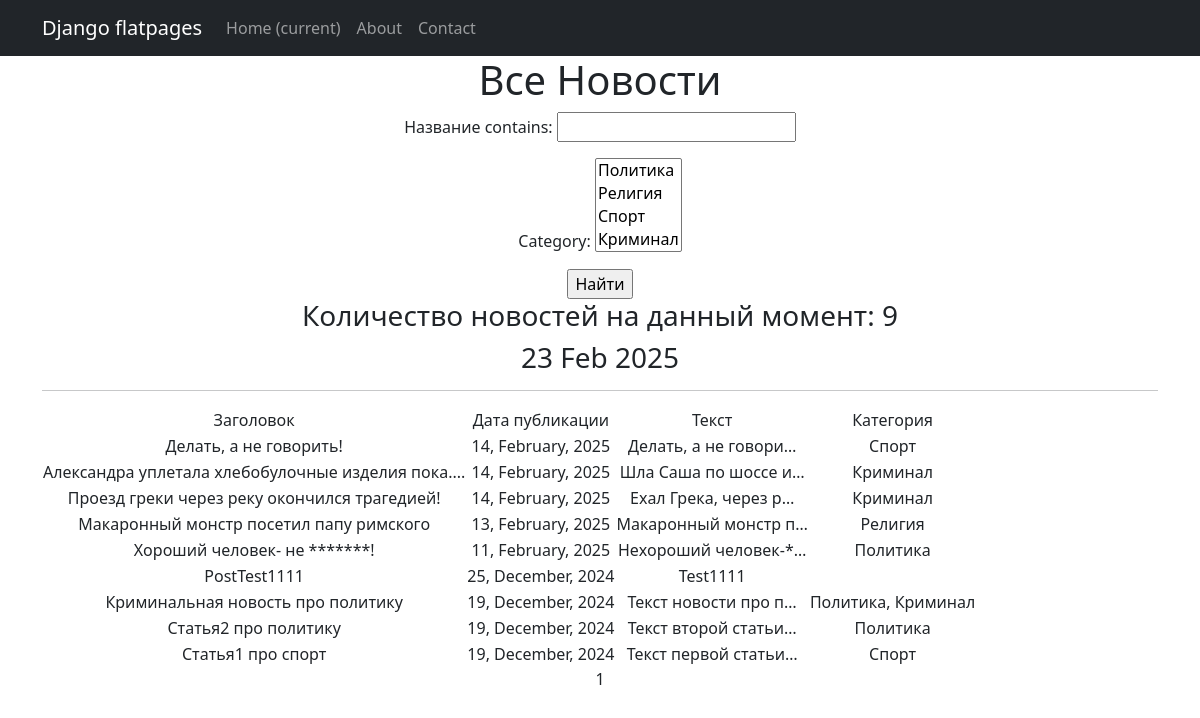
Page /news/ on the committed database.
### news/models.py (models this page shows, shortened)
class Post(models.Model):
    some_datetime = models.DateTimeField(auto_now_add=True)
    author = models.ForeignKey(Author, on_delete=models.CASCADE)
    category = models.ManyToManyField(Category, through='PostCategory')
    PostNews = 'PN'
    PostArticle = 'PA'
    POSITIONS = [(PostArticle, 'Статья'), (PostNews, 'Новость'), ]
    title = models.CharField(max_length=50, verbose_name='Название')
    text = models.TextField()
    rating = models.IntegerField(default=0)
    positions = models.CharField(max_length=2, choices=POSITIONS, default=PostArticle, verbose_name='Тип поста')

class Category(models.Model):
    name_category = models.CharField(max_length=255, default="Default", unique=True)
    def __str__(self):
        return self.name_category.title()

### news/views.py (the view)
# urls.py: path('news/', NewsList.as_view(), name='news_list'),
class NewsList(ListView):
    model = Post
    ordering = '-some_datetime'
    template_name = "posts.html"
    context_object_name = 'posts'
    paginate_by = 10
    def get_queryset(self):
        queryset = super().get_queryset()
        self.filterset = PostFilter(self.request.GET, queryset)
        return self.filterset.qs
    def get_context_data(self, **kwargs):
        context = super().get_context_data(**kwargs)
        context['filterset'] = self.filterset
        return context

### news/templatetags/custom_filters.py (called while the page is built)
@register.filter
def censor(text):
    bad_words_list = ["Редиска", "редиска"]
    for bad_word in bad_words_list:
        text = text.replace(bad_word, '*' * len(bad_word))
    return text

### news/templatetags/custom_tags.py (called while the page is built)
@register.simple_tag()
def current_time(format_string='%b %d %Y'):
    return datetime.utcnow().strftime(format_string)

### templates/posts.html (shortened to what this page needs)
{% extends 'flatpages/default.html' %}
{% load custom_filters %}!
{% load custom_tags %}
{% block content %}
    <h1>Все Новости</h1>
    <form action="" method="get">
        {{ filterset.form.as_p }}
        <input type="submit" value="Найти" />
    </form>
    <h3>Количество новостей на данный момент: {{ posts|length }}</h3>
    <h3>{% current_time ' %d %b %Y' %}</h3>
    <hr>
    {% if posts %}
       <table>
           <tr>
               <td>Заголовок</td>
               <td>Дата публикации</td>
               <td>Текст</td>
               <td>Категория</td>
           </tr>
{% for post in posts %}
<tr>
    <td>{{ post.title|censor }}</td>
    <td>{{ post.some_datetime|date:"d, F, Y" }}</td>
    <td>{{ post.text|censor|truncatechars:20 }}</td>
    <td>
        {% for category in post.category.all %}
            {{ category.name_category }}{% if not forloop.last %}, {% endif %}
        {% endfor %}
    </td>
</tr>
{% endfor %}
       </table>
    {% else %}
        <h2>Товаров нет!</h2>
    {% endif %}
   {{ page_obj.number }}
{% endblock content %}

### templates/flatpages/default.html (shortened to what this page needs)
{% extends 'flatpages/default1.html' %}

### templates/flatpages/default1.html (shortened to what this page needs)
<!DOCTYPE html>
<html lang="en">
    <head>
        {% load static %}
        <link href="{% static 'css/styles.css' %}" rel="stylesheet" />
    </head>
    <body>
      <nav class="navbar navbar-expand-lg navbar-dark bg-dark static-top">
   <div class="container">
       <a class="navbar-brand" href="#">Django flatpages</a>
       <div class="collapse navbar-collapse" id="navbarResponsive">
           <ul class="navbar-nav ml-auto">
               <li class="nav-item active">
                   <a class="nav-link" href="#">Home
                       <span class="sr-only">(current)</span>
                   </a>
               </li>
               <li class="nav-item">
                   <a class="nav-link" href="/about/">About</a>
               </li>
               <li class="nav-item">
                   <a class="nav-link" href="/contacts/">Contact</a>
               </li>
           </ul>
       </div>
   </div>
</nav>
        <div class="container">
   <div class="row">
       <div class="col-lg-12 text-center">
           {% block content %}{% endblock content %}
       </div>
   </div>
</div>
</body>
</html>

### rows in the picture
Post: title|censor "Делать, а не говорить!", some_datetime "14, February, 2025", text|censor "Делать, а не говори…"
Category: name_category "Спорт"
Post: title|censor "Александра уплетала хлебобулочные изделия пока....", some_datetime "14, February, 2025", text|censor "Шла Саша по шоссе и…"
Category: name_category "Криминал"
Post: title|censor "Проезд греки через реку окончился трагедией!", some_datetime "14, February, 2025", text|censor "Ехал Грека, через р…"
Post: title|censor "Макаронный монстр посетил папу римского", some_datetime "13, February, 2025", text|censor "Макаронный монстр п…"
Category: name_category "Религия"
Post: title|censor "Хороший человек- не *******!", some_datetime "11, February, 2025", text|censor "Нехороший человек-*…"
Category: name_category "Политика"
Post: title|censor "PostTest1111", some_datetime "25, December, 2024", text|censor "Test1111"
Post: title|censor "Криминальная новость про политику", some_datetime "19, December, 2024", text|censor "Текст новости про п…"
Post: title|censor "Статья2 про политику", some_datetime "19, December, 2024", text|censor "Текст второй статьи…"
Post: title|censor "Статья1 про спорт", some_datetime "19, December, 2024", text|censor "Текст первой статьи…"

### other values in the picture
{{ posts|length }} "9"
{{ page_obj.number }} "1"
